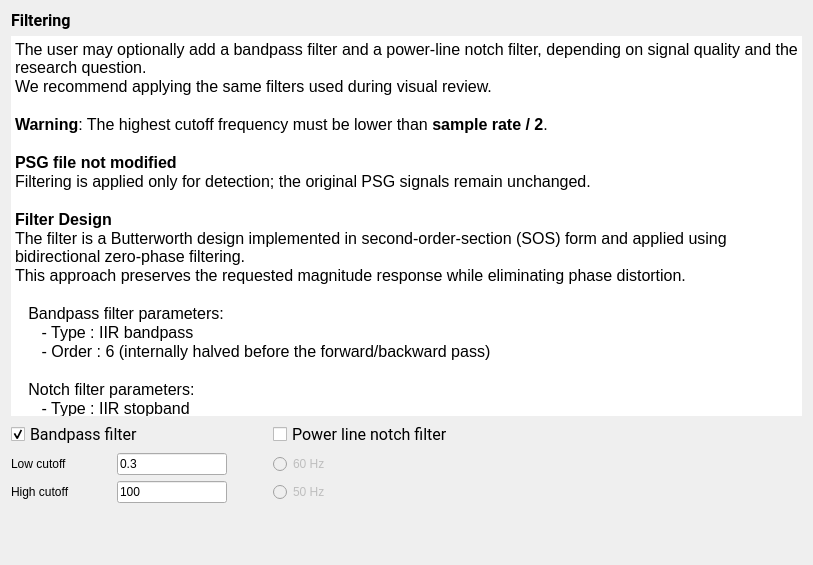
<?xml version="1.0" encoding="UTF-8"?>
<ui version="4.0">
 <class>FilterStep</class>
 <widget class="QWidget" name="FilterStep">
  <property name="geometry">
   <rect>
    <x>0</x>
    <y>0</y>
    <width>813</width>
    <height>565</height>
   </rect>
  </property>
  <property name="windowTitle">
   <string/>
  </property>
  <property name="styleSheet">
   <string>font: 12pt &quot;Roboto&quot;;</string>
  </property>
  <layout class="QVBoxLayout" name="verticalLayout">
   <item>
    <widget class="QLabel" name="label_2">
     <property name="maximumSize">
      <size>
       <width>16777215</width>
       <height>22</height>
      </size>
     </property>
     <property name="font">
      <font>
       <family>Roboto</family>
       <pointsize>12</pointsize>
       <italic>false</italic>
       <bold>false</bold>
      </font>
     </property>
     <property name="text">
      <string>&lt;html&gt;&lt;head/&gt;&lt;body&gt;&lt;p&gt;&lt;span style=&quot; font-weight:600;&quot;&gt;Filtering&lt;/span&gt;&lt;/p&gt;&lt;/body&gt;&lt;/html&gt;</string>
     </property>
    </widget>
   </item>
   <item>
    <widget class="QTextEdit" name="textBrowser">
     <property name="minimumSize">
      <size>
       <width>0</width>
       <height>380</height>
      </size>
     </property>
     <property name="maximumSize">
      <size>
       <width>16777215</width>
       <height>500</height>
      </size>
     </property>
     <property name="frameShape">
      <enum>QFrame::Shape::NoFrame</enum>
     </property>
     <property name="frameShadow">
      <enum>QFrame::Shadow::Plain</enum>
     </property>
     <property name="lineWidth">
      <number>0</number>
     </property>
     <property name="verticalScrollBarPolicy">
      <enum>Qt::ScrollBarPolicy::ScrollBarAlwaysOff</enum>
     </property>
     <property name="horizontalScrollBarPolicy">
      <enum>Qt::ScrollBarPolicy::ScrollBarAlwaysOff</enum>
     </property>
     <property name="html">
      <string>&lt;!DOCTYPE HTML PUBLIC &quot;-//W3C//DTD HTML 4.0//EN&quot; &quot;http://www.w3.org/TR/REC-html40/strict.dtd&quot;&gt;
&lt;html&gt;&lt;head&gt;&lt;meta name=&quot;qrichtext&quot; content=&quot;1&quot; /&gt;&lt;meta charset=&quot;utf-8&quot; /&gt;&lt;style type=&quot;text/css&quot;&gt;
p, li { white-space: pre-wrap; }
hr { height: 1px; border-width: 0; }
li.unchecked::marker { content: &quot;\2610&quot;; }
li.checked::marker { content: &quot;\2612&quot;; }
&lt;/style&gt;&lt;/head&gt;&lt;body style=&quot; font-family:'Roboto'; font-size:12pt; font-weight:400; font-style:normal;&quot;&gt;
&lt;p style=&quot; margin-top:0px; margin-bottom:0px; margin-left:0px; margin-right:0px; -qt-block-indent:0; text-indent:0px;&quot;&gt;The user may optionally add a bandpass filter and a power-line notch filter, depending on signal quality and the research question.&lt;/p&gt;
&lt;p style=&quot; margin-top:0px; margin-bottom:0px; margin-left:0px; margin-right:0px; -qt-block-indent:0; text-indent:0px;&quot;&gt;We recommend applying the same filters used during visual review.&lt;/p&gt;
&lt;p style=&quot;-qt-paragraph-type:empty; margin-top:0px; margin-bottom:0px; margin-left:0px; margin-right:0px; -qt-block-indent:0; text-indent:0px;&quot;&gt;&lt;br /&gt;&lt;/p&gt;
&lt;p style=&quot; margin-top:0px; margin-bottom:0px; margin-left:0px; margin-right:0px; -qt-block-indent:0; text-indent:0px;&quot;&gt;&lt;span style=&quot; font-weight:700;&quot;&gt;Warning&lt;/span&gt;: The highest cutoff frequency must be lower than &lt;span style=&quot; font-weight:700;&quot;&gt;sample rate / 2&lt;/span&gt;.&lt;/p&gt;
&lt;p style=&quot;-qt-paragraph-type:empty; margin-top:0px; margin-bottom:0px; margin-left:0px; margin-right:0px; -qt-block-indent:0; text-indent:0px;&quot;&gt;&lt;br /&gt;&lt;/p&gt;
&lt;p style=&quot; margin-top:0px; margin-bottom:0px; margin-left:0px; margin-right:0px; -qt-block-indent:0; text-indent:0px;&quot;&gt;&lt;span style=&quot; font-weight:700;&quot;&gt;PSG file not modified&lt;/span&gt;&lt;/p&gt;
&lt;p style=&quot; margin-top:0px; margin-bottom:0px; margin-left:0px; margin-right:0px; -qt-block-indent:0; text-indent:0px;&quot;&gt;Filtering is applied only for detection; the original PSG signals remain unchanged.&lt;/p&gt;
&lt;p style=&quot;-qt-paragraph-type:empty; margin-top:0px; margin-bottom:0px; margin-left:0px; margin-right:0px; -qt-block-indent:0; text-indent:0px;&quot;&gt;&lt;br /&gt;&lt;/p&gt;
&lt;p style=&quot; margin-top:0px; margin-bottom:0px; margin-left:0px; margin-right:0px; -qt-block-indent:0; text-indent:0px;&quot;&gt;&lt;span style=&quot; font-weight:700;&quot;&gt;Filter Design&lt;/span&gt;&lt;/p&gt;
&lt;p style=&quot; margin-top:0px; margin-bottom:0px; margin-left:0px; margin-right:0px; -qt-block-indent:0; text-indent:0px;&quot;&gt;The filter is a Butterworth design implemented in second-order-section (SOS) form and applied using bidirectional zero-phase filtering. &lt;/p&gt;
&lt;p style=&quot; margin-top:0px; margin-bottom:0px; margin-left:0px; margin-right:0px; -qt-block-indent:0; text-indent:0px;&quot;&gt;This approach preserves the requested magnitude response while eliminating phase distortion.&lt;/p&gt;
&lt;p style=&quot;-qt-paragraph-type:empty; margin-top:0px; margin-bottom:0px; margin-left:0px; margin-right:0px; -qt-block-indent:0; text-indent:0px;&quot;&gt;&lt;br /&gt;&lt;/p&gt;
&lt;p style=&quot; margin-top:0px; margin-bottom:0px; margin-left:0px; margin-right:0px; -qt-block-indent:0; text-indent:0px;&quot;&gt;   Bandpass filter parameters:&lt;/p&gt;
&lt;p style=&quot; margin-top:0px; margin-bottom:0px; margin-left:0px; margin-right:0px; -qt-block-indent:0; text-indent:0px;&quot;&gt;      - Type : IIR bandpass&lt;/p&gt;
&lt;p style=&quot; margin-top:0px; margin-bottom:0px; margin-left:0px; margin-right:0px; -qt-block-indent:0; text-indent:0px;&quot;&gt;      - Order : 6 (internally halved before the forward/backward pass)&lt;/p&gt;
&lt;p style=&quot;-qt-paragraph-type:empty; margin-top:0px; margin-bottom:0px; margin-left:0px; margin-right:0px; -qt-block-indent:0; text-indent:0px;&quot;&gt;&lt;br /&gt;&lt;/p&gt;
&lt;p style=&quot; margin-top:0px; margin-bottom:0px; margin-left:0px; margin-right:0px; -qt-block-indent:0; text-indent:0px;&quot;&gt;   Notch filter parameters:&lt;/p&gt;
&lt;p style=&quot; margin-top:0px; margin-bottom:0px; margin-left:0px; margin-right:0px; -qt-block-indent:0; text-indent:0px;&quot;&gt;      - Type : IIR stopband&lt;/p&gt;
&lt;p style=&quot; margin-top:0px; margin-bottom:0px; margin-left:0px; margin-right:0px; -qt-block-indent:0; text-indent:0px;&quot;&gt;      - Order : 20 (internally halved before the forward/backward pass)&lt;/p&gt;
&lt;p style=&quot;-qt-paragraph-type:empty; margin-top:0px; margin-bottom:0px; margin-left:0px; margin-right:0px; -qt-block-indent:0; text-indent:0px;&quot;&gt;&lt;br /&gt;&lt;/p&gt;&lt;/body&gt;&lt;/html&gt;</string>
     </property>
    </widget>
   </item>
   <item>
    <layout class="QGridLayout" name="gridLayout">
     <item row="0" column="0" colspan="2">
      <widget class="QCheckBox" name="bp_checkBox">
       <property name="font">
        <font>
         <family>Roboto</family>
         <pointsize>12</pointsize>
         <italic>false</italic>
         <bold>false</bold>
        </font>
       </property>
       <property name="text">
        <string>Bandpass filter</string>
       </property>
       <property name="checked">
        <bool>true</bool>
       </property>
      </widget>
     </item>
     <item row="0" column="3">
      <widget class="QCheckBox" name="notch_checkBox">
       <property name="font">
        <font>
         <family>Roboto</family>
         <pointsize>12</pointsize>
         <italic>false</italic>
         <bold>false</bold>
        </font>
       </property>
       <property name="text">
        <string>Power line notch filter</string>
       </property>
      </widget>
     </item>
     <item row="1" column="0">
      <widget class="QLabel" name="label">
       <property name="minimumSize">
        <size>
         <width>80</width>
         <height>0</height>
        </size>
       </property>
       <property name="maximumSize">
        <size>
         <width>100</width>
         <height>16777215</height>
        </size>
       </property>
       <property name="text">
        <string>Low cutoff</string>
       </property>
      </widget>
     </item>
     <item row="1" column="1">
      <widget class="QLineEdit" name="low_cutoff_lineEdit">
       <property name="maximumSize">
        <size>
         <width>110</width>
         <height>16777215</height>
        </size>
       </property>
       <property name="toolTip">
        <string>Edit the low cutoff frequency in Hz (i.e. 0.3).</string>
       </property>
       <property name="text">
        <string>0.3</string>
       </property>
      </widget>
     </item>
     <item row="1" column="3">
      <widget class="QRadioButton" name="radioButton_60Hz">
       <property name="enabled">
        <bool>false</bool>
       </property>
       <property name="text">
        <string>60 Hz</string>
       </property>
      </widget>
     </item>
     <item row="2" column="0">
      <widget class="QLabel" name="label_6">
       <property name="minimumSize">
        <size>
         <width>80</width>
         <height>0</height>
        </size>
       </property>
       <property name="maximumSize">
        <size>
         <width>100</width>
         <height>16777215</height>
        </size>
       </property>
       <property name="text">
        <string>High cutoff</string>
       </property>
      </widget>
     </item>
     <item row="2" column="1">
      <widget class="QLineEdit" name="high_cutoff_lineEdit">
       <property name="maximumSize">
        <size>
         <width>110</width>
         <height>16777215</height>
        </size>
       </property>
       <property name="toolTip">
        <string>Edit the high cutoff frequency in Hz (i.e. 100).</string>
       </property>
       <property name="text">
        <string>100</string>
       </property>
      </widget>
     </item>
     <item row="2" column="2">
      <spacer name="horizontalSpacer_2">
       <property name="orientation">
        <enum>Qt::Orientation::Horizontal</enum>
       </property>
       <property name="sizeType">
        <enum>QSizePolicy::Policy::Fixed</enum>
       </property>
       <property name="sizeHint" stdset="0">
        <size>
         <width>40</width>
         <height>20</height>
        </size>
       </property>
      </spacer>
     </item>
     <item row="2" column="3">
      <widget class="QRadioButton" name="radioButton_50Hz">
       <property name="enabled">
        <bool>false</bool>
       </property>
       <property name="text">
        <string>50 Hz</string>
       </property>
      </widget>
     </item>
    </layout>
   </item>
   <item>
    <spacer name="verticalSpacer">
     <property name="orientation">
      <enum>Qt::Orientation::Vertical</enum>
     </property>
     <property name="sizeType">
      <enum>QSizePolicy::Policy::Expanding</enum>
     </property>
     <property name="sizeHint" stdset="0">
      <size>
       <width>20</width>
       <height>10</height>
      </size>
     </property>
    </spacer>
   </item>
  </layout>
 </widget>
 <resources>
  <include location="../../../../../snooz-toolbox/src/main/python/ui/themes/themes.qrc"/>
 </resources>
 <connections>
  <connection>
   <sender>bp_checkBox</sender>
   <signal>clicked()</signal>
   <receiver>FilterStep</receiver>
   <slot>update_filter_settings_slot()</slot>
   <hints>
    <hint type="sourcelabel">
     <x>117</x>
     <y>124</y>
    </hint>
    <hint type="destinationlabel">
     <x>348</x>
     <y>111</y>
    </hint>
   </hints>
  </connection>
  <connection>
   <sender>notch_checkBox</sender>
   <signal>clicked()</signal>
   <receiver>FilterStep</receiver>
   <slot>update_filter_settings_slot()</slot>
   <hints>
    <hint type="sourcelabel">
     <x>482</x>
     <y>124</y>
    </hint>
    <hint type="destinationlabel">
     <x>348</x>
     <y>111</y>
    </hint>
   </hints>
  </connection>
  <connection>
   <sender>radioButton_50Hz</sender>
   <signal>clicked()</signal>
   <receiver>FilterStep</receiver>
   <slot>update_filter_settings_slot()</slot>
   <hints>
    <hint type="sourcelabel">
     <x>482</x>
     <y>175</y>
    </hint>
    <hint type="destinationlabel">
     <x>348</x>
     <y>111</y>
    </hint>
   </hints>
  </connection>
  <connection>
   <sender>radioButton_60Hz</sender>
   <signal>clicked()</signal>
   <receiver>FilterStep</receiver>
   <slot>update_filter_settings_slot()</slot>
   <hints>
    <hint type="sourcelabel">
     <x>482</x>
     <y>149</y>
    </hint>
    <hint type="destinationlabel">
     <x>348</x>
     <y>111</y>
    </hint>
   </hints>
  </connection>
 </connections>
 <slots>
  <slot>update_filter_settings_slot()</slot>
 </slots>
</ui>
